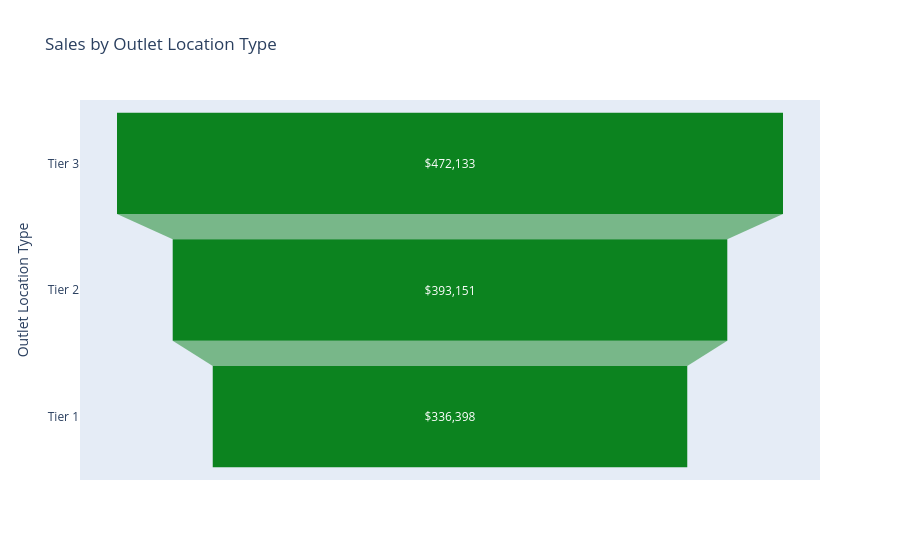

The notebook cell saved with this chart:
### Code cell
import pandas as pd
import plotly.express as px
import plotly.io as pio

pio.renderers.default = "vscode"

df = pd.read_csv("C:\\Users\\user\\Downloads\\Blinkit\\blinkit_data.csv", encoding="utf-8-sig")
t = (df.groupby("Outlet Location Type")["Sales"].sum()
       .sort_values(ascending=False).reset_index(name="Total Sales"))

fig = px.funnel(t, x="Total Sales", y="Outlet Location Type",
                title="Sales by Outlet Location Type",
                color_discrete_sequence=["#0c831f"])
fig.update_traces(texttemplate="$%{x:,.0f}")
fig.show()

### Figure 1 — Plotly figure (JSON) as saved in the notebook; plotly's stock layout.template omitted (floating-point values rounded to 4 significant figures)
{"data": [{"hovertemplate": "Total Sales=%{x}<br>Outlet Location Type=%{y}<extra></extra>", "legendgroup": "", "marker": {"color": "#0c831f"}, "name": "", "orientation": "h", "showlegend": false, "texttemplate": "$%{x:,.0f}", "type": "funnel", "x": [472100.0, 393200.0, 336400.0], "xaxis": "x", "y": ["Tier 3", "Tier 2", "Tier 1"], "yaxis": "y"}], "layout": {"legend": {"tracegroupgap": 0}, "title": {"text": "Sales by Outlet Location Type"}, "xaxis": {"anchor": "y", "domain": [0, 1], "title": {"text": "Total Sales"}}, "yaxis": {"anchor": "x", "domain": [0, 1], "title": {"text": "Outlet Location Type"}}}}
